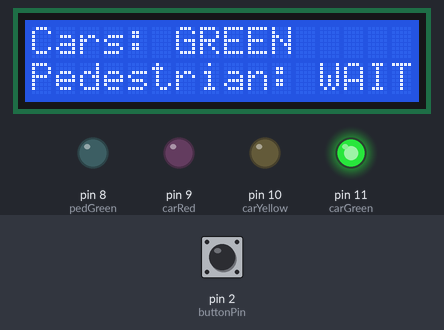
Recording of a sketch running on a simulated Arduino Uno, built with avr-gcc and run on an emulated ATmega328P. Parts: 16×2 character LCD, output pins drawn as LEDs (lit = HIGH). The inputs (shaded band) are chosen by the test bench; at power-on: pin 2 (buttonPin) HIGH.

Above: at 1.2 s.
1.3 s: pin 2 (buttonPin) pulled LOW for 0.15 s
At 2.5 s:
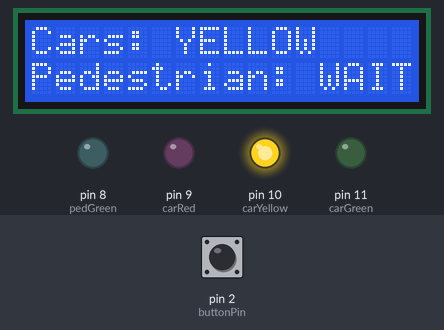
At 3.9 s:
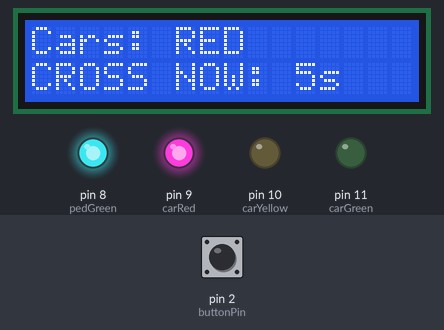
Timing chart, 0 to 12.5 s (numbered marks = the images above; inputs shaded):
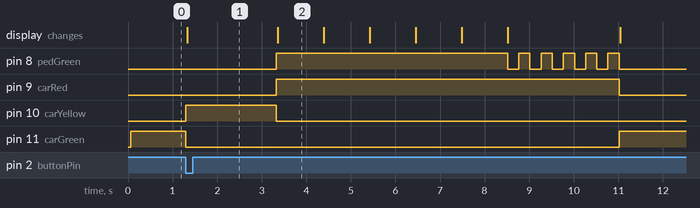

The sketch:

sketch.ino
```cpp
#include <Wire.h>
#include <LiquidCrystal_I2C.h>

LiquidCrystal_I2C lcd(0x27, 16, 2);  // address 0x27, 16 columns, 2 rows

const int carGreen = 11;
const int carYellow = 10;
const int carRed = 9;
const int pedGreen = 8;
const int buttonPin = 2;

volatile bool crossingRequested = false;

// Prints text on a row and clears the rest of that row
void printRow(int row, const char* text) {
  lcd.setCursor(0, row);
  lcd.print(text);
  for (int i = strlen(text); i < 16; i++) {
    lcd.print(' ');
  }
}

void showStatus(const char* line1, const char* line2) {
  printRow(0, line1);
  printRow(1, line2);
}

void setup() {
  pinMode(carGreen, OUTPUT);
  pinMode(carYellow, OUTPUT);
  pinMode(carRed, OUTPUT);
  pinMode(pedGreen, OUTPUT);
  pinMode(buttonPin, INPUT_PULLUP);

  lcd.init();
  lcd.backlight();

  // Default state
  digitalWrite(carGreen, HIGH);
  digitalWrite(carYellow, LOW);
  digitalWrite(carRed, LOW);
  digitalWrite(pedGreen, LOW);
  showStatus("Cars: GREEN", "Pedestrian: WAIT");

  attachInterrupt(digitalPinToInterrupt(buttonPin), triggerCrossing, FALLING);
}

void loop() {
  if (crossingRequested) {

    // 1. Vehicle green -> yellow
    digitalWrite(carGreen, LOW);
    digitalWrite(carYellow, HIGH);
    showStatus("Cars: YELLOW", "Pedestrian: WAIT");
    delay(2000);

    // 2. Vehicle red, pedestrian green (with a countdown)
    digitalWrite(carYellow, LOW);
    digitalWrite(carRed, HIGH);
    digitalWrite(pedGreen, HIGH);
    for (int s = 5; s > 0; s--) {
      char line2[17];
      sprintf(line2, "CROSS NOW: %ds", s);
      showStatus("Cars: RED", line2);
      delay(1000);
    }

    // 3. Pedestrian green blinks as a warning
    showStatus("Cars: RED", "Hurry! Ending...");
    for (int i = 0; i < 5; i++) {
      digitalWrite(pedGreen, LOW);
      delay(250);
      digitalWrite(pedGreen, HIGH);
      delay(250);
    }
    digitalWrite(pedGreen, LOW);

    // 4. Back to vehicle green
    digitalWrite(carRed, LOW);
    digitalWrite(carGreen, HIGH);
    showStatus("Cars: GREEN", "Pedestrian: WAIT");

    crossingRequested = false;  // ignore presses made during the sequence
  }
}

void triggerCrossing() {
  static unsigned long lastPress = 0;
  unsigned long now = millis();
  if (now - lastPress > 200) {   // debounce
    crossingRequested = true;
    lastPress = now;
  }
}
```

Measured:
- after the input at 1.3 s, pin 8 (pedGreen): LOW → HIGH after 2.0 s, then repeats every 0.50 s: LOW 0.25 s, HIGH 0.25 s, until it stays LOW from 11.0 s; pin 9 (carRed): LOW → HIGH after 2.0 s, → LOW 7.7 s later
